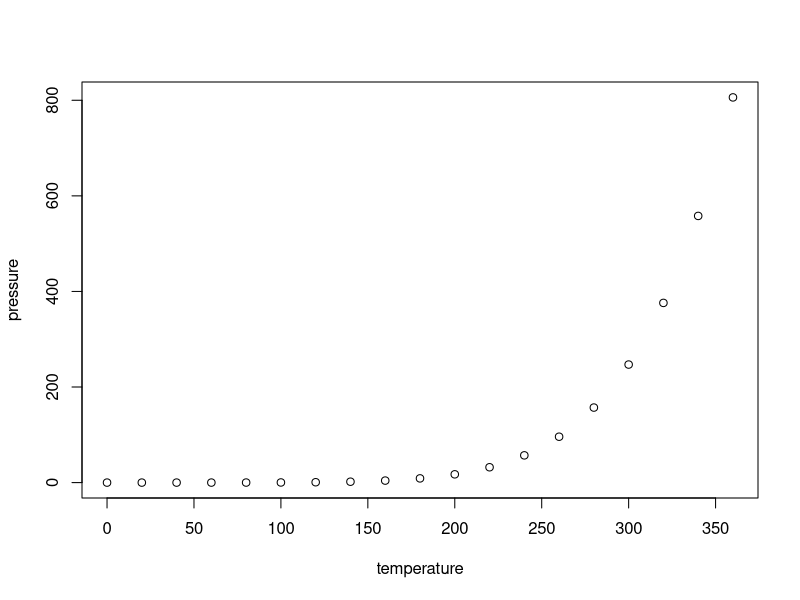
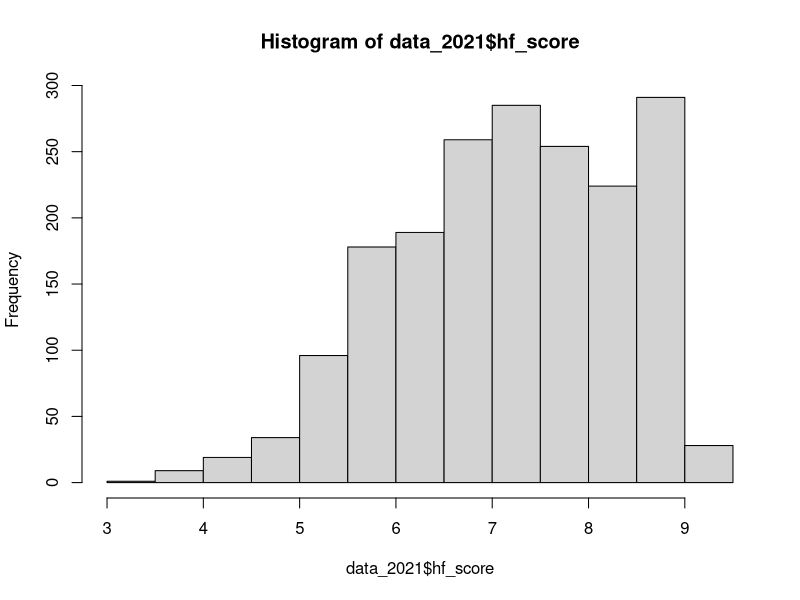

Write R code to recreate these figures, in order.
## ---- chunk 1
knitr::opts_chunk$set(echo = TRUE)
## ---- chunk 2
summary(cars)
## ---- chunk 3
plot(pressure)
## ---- chunk 4
data_2021 <- read.csv("data/hfi_cc_2021.csv")

names(data_2021)[1:10]
hist(data_2021$hf_score)

## ---- chunk 5
# select only personal freedom variables
data_pf <- data_2021[1:69]
## ---- chunk 6
data_pf[1]
